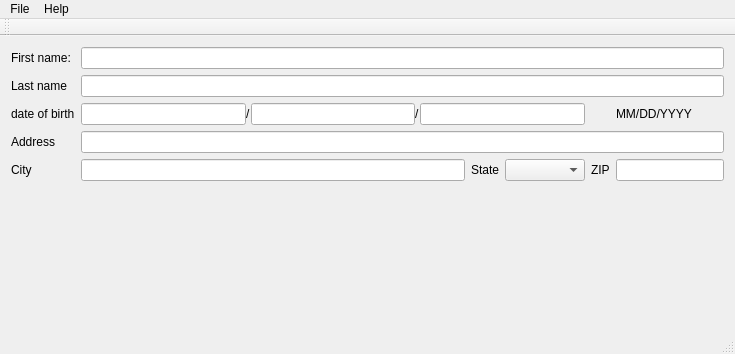
<?xml version="1.0" encoding="UTF-8"?>
<ui version="4.0">
 <class>MainWindow</class>
 <widget class="QMainWindow" name="MainWindow">
  <property name="geometry">
   <rect>
    <x>0</x>
    <y>0</y>
    <width>735</width>
    <height>354</height>
   </rect>
  </property>
  <property name="windowTitle">
   <string>MainWindow</string>
  </property>
  <widget class="QWidget" name="centralWidget">
   <layout class="QGridLayout" name="gridLayout">
    <property name="verticalSpacing">
     <number>-1</number>
    </property>
    <item row="4" column="0">
     <widget class="QLabel" name="label_city">
      <property name="text">
       <string>City</string>
      </property>
     </widget>
    </item>
    <item row="4" column="5">
     <widget class="QComboBox" name="cbx_state">
      <property name="sizePolicy">
       <sizepolicy hsizetype="MinimumExpanding" vsizetype="Fixed">
        <horstretch>0</horstretch>
        <verstretch>0</verstretch>
       </sizepolicy>
      </property>
      <property name="minimumSize">
       <size>
        <width>80</width>
        <height>0</height>
       </size>
      </property>
     </widget>
    </item>
    <item row="4" column="6">
     <widget class="QLabel" name="label_zip">
      <property name="text">
       <string>ZIP</string>
      </property>
     </widget>
    </item>
    <item row="4" column="7">
     <widget class="QLineEdit" name="LE_zip"/>
    </item>
    <item row="4" column="4">
     <widget class="QLabel" name="label_state">
      <property name="text">
       <string>State</string>
      </property>
     </widget>
    </item>
    <item row="4" column="1" colspan="3">
     <widget class="QLineEdit" name="LE_city">
      <property name="sizePolicy">
       <sizepolicy hsizetype="Expanding" vsizetype="Fixed">
        <horstretch>1</horstretch>
        <verstretch>0</verstretch>
       </sizepolicy>
      </property>
     </widget>
    </item>
    <item row="3" column="0">
     <widget class="QLabel" name="label_address">
      <property name="text">
       <string>Address</string>
      </property>
     </widget>
    </item>
    <item row="2" column="0">
     <widget class="QLabel" name="label_date_of_birth">
      <property name="sizePolicy">
       <sizepolicy hsizetype="Fixed" vsizetype="Preferred">
        <horstretch>0</horstretch>
        <verstretch>0</verstretch>
       </sizepolicy>
      </property>
      <property name="text">
       <string>date of birth</string>
      </property>
     </widget>
    </item>
    <item row="1" column="0">
     <widget class="QLabel" name="label_last_name">
      <property name="text">
       <string>Last name</string>
      </property>
     </widget>
    </item>
    <item row="0" column="0">
     <widget class="QLabel" name="label_first_name">
      <property name="text">
       <string>First name:</string>
      </property>
     </widget>
    </item>
    <item row="3" column="1" colspan="7">
     <widget class="QLineEdit" name="LE_address"/>
    </item>
    <item row="1" column="1" colspan="7">
     <widget class="QLineEdit" name="LE_last_name"/>
    </item>
    <item row="0" column="1" colspan="7">
     <widget class="QLineEdit" name="LE_first_name"/>
    </item>
    <item row="2" column="1" colspan="5">
     <layout class="QHBoxLayout" name="layout_date">
      <property name="spacing">
       <number>0</number>
      </property>
      <item>
       <widget class="QLineEdit" name="LE_date_month">
        <property name="sizePolicy">
         <sizepolicy hsizetype="Expanding" vsizetype="Fixed">
          <horstretch>0</horstretch>
          <verstretch>0</verstretch>
         </sizepolicy>
        </property>
       </widget>
      </item>
      <item>
       <widget class="QLabel" name="label_slash1">
        <property name="text">
         <string>/</string>
        </property>
       </widget>
      </item>
      <item>
       <widget class="QLineEdit" name="LE_date_day">
        <property name="sizePolicy">
         <sizepolicy hsizetype="Expanding" vsizetype="Fixed">
          <horstretch>0</horstretch>
          <verstretch>0</verstretch>
         </sizepolicy>
        </property>
       </widget>
      </item>
      <item>
       <widget class="QLabel" name="label_slash2">
        <property name="text">
         <string>/</string>
        </property>
       </widget>
      </item>
      <item>
       <widget class="QLineEdit" name="LE_date_year">
        <property name="sizePolicy">
         <sizepolicy hsizetype="Expanding" vsizetype="Fixed">
          <horstretch>0</horstretch>
          <verstretch>0</verstretch>
         </sizepolicy>
        </property>
       </widget>
      </item>
     </layout>
    </item>
    <item row="5" column="0">
     <spacer name="verticalSpacer">
      <property name="orientation">
       <enum>Qt::Vertical</enum>
      </property>
      <property name="sizeHint" stdset="0">
       <size>
        <width>20</width>
        <height>40</height>
       </size>
      </property>
     </spacer>
    </item>
    <item row="2" column="7">
     <widget class="QLabel" name="label_date_string">
      <property name="text">
       <string>MM/DD/YYYY</string>
      </property>
     </widget>
    </item>
   </layout>
  </widget>
  <widget class="QMenuBar" name="menuBar">
   <property name="geometry">
    <rect>
     <x>0</x>
     <y>0</y>
     <width>735</width>
     <height>22</height>
    </rect>
   </property>
   <widget class="QMenu" name="menuFile">
    <property name="title">
     <string>File</string>
    </property>
    <addaction name="actionNew"/>
    <addaction name="actionOpen"/>
    <addaction name="actionSave"/>
    <addaction name="actionQuit"/>
   </widget>
   <widget class="QMenu" name="menuHelp">
    <property name="title">
     <string>Help</string>
    </property>
    <addaction name="actionAbout"/>
   </widget>
   <addaction name="menuFile"/>
   <addaction name="menuHelp"/>
  </widget>
  <widget class="QToolBar" name="mainToolBar">
   <attribute name="toolBarArea">
    <enum>TopToolBarArea</enum>
   </attribute>
   <attribute name="toolBarBreak">
    <bool>false</bool>
   </attribute>
  </widget>
  <widget class="QStatusBar" name="statusBar"/>
  <action name="actionAbout">
   <property name="text">
    <string>About</string>
   </property>
  </action>
  <action name="actionOpen">
   <property name="text">
    <string>Open</string>
   </property>
  </action>
  <action name="actionSave">
   <property name="text">
    <string>Save</string>
   </property>
  </action>
  <action name="actionNew">
   <property name="text">
    <string>New</string>
   </property>
  </action>
  <action name="actionQuit">
   <property name="text">
    <string>Quit</string>
   </property>
  </action>
 </widget>
 <layoutdefault spacing="6" margin="11"/>
 <tabstops>
  <tabstop>LE_first_name</tabstop>
  <tabstop>LE_last_name</tabstop>
  <tabstop>LE_date_month</tabstop>
  <tabstop>LE_date_day</tabstop>
  <tabstop>LE_date_year</tabstop>
  <tabstop>LE_address</tabstop>
  <tabstop>LE_city</tabstop>
  <tabstop>cbx_state</tabstop>
  <tabstop>LE_zip</tabstop>
 </tabstops>
 <resources/>
 <connections/>
</ui>
